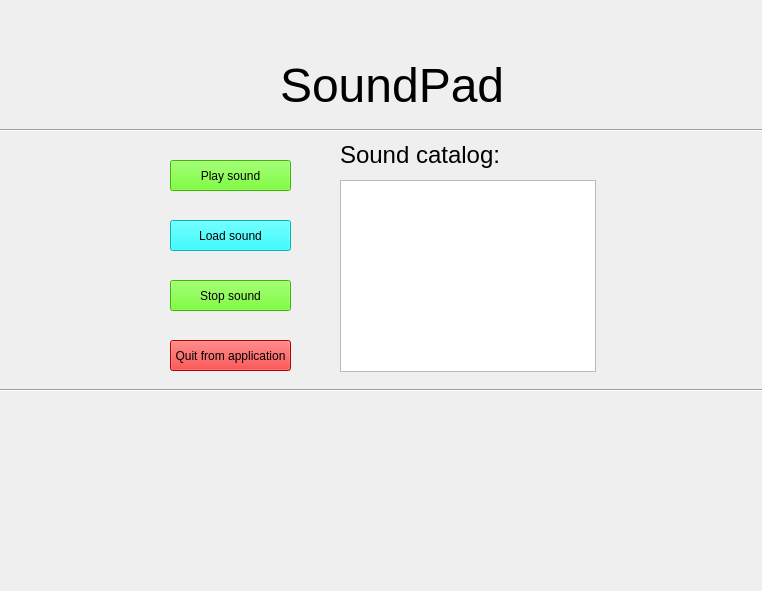
<?xml version="1.0" encoding="UTF-8"?>
<ui version="4.0">
 <class>Form</class>
 <widget class="QWidget" name="Form">
  <property name="geometry">
   <rect>
    <x>0</x>
    <y>0</y>
    <width>762</width>
    <height>591</height>
   </rect>
  </property>
  <property name="windowTitle">
   <string>Form</string>
  </property>
  <widget class="QPushButton" name="playBtn">
   <property name="geometry">
    <rect>
     <x>170</x>
     <y>160</y>
     <width>121</width>
     <height>31</height>
    </rect>
   </property>
   <property name="styleSheet">
    <string notr="true">background-color: rgb(85, 255, 0);</string>
   </property>
   <property name="text">
    <string>Play sound</string>
   </property>
  </widget>
  <widget class="QLabel" name="label">
   <property name="geometry">
    <rect>
     <x>280</x>
     <y>50</y>
     <width>221</width>
     <height>71</height>
    </rect>
   </property>
   <property name="text">
    <string>&lt;html&gt;&lt;head/&gt;&lt;body&gt;&lt;p&gt;&lt;span style=&quot; font-size:36pt;&quot;&gt;SoundPad&lt;/span&gt;&lt;/p&gt;&lt;/body&gt;&lt;/html&gt;</string>
   </property>
  </widget>
  <widget class="QPushButton" name="loadBtn">
   <property name="geometry">
    <rect>
     <x>170</x>
     <y>220</y>
     <width>121</width>
     <height>31</height>
    </rect>
   </property>
   <property name="styleSheet">
    <string notr="true">background-color: rgb(0, 255, 255);</string>
   </property>
   <property name="text">
    <string>Load sound</string>
   </property>
  </widget>
  <widget class="QPushButton" name="stopBtn">
   <property name="geometry">
    <rect>
     <x>170</x>
     <y>280</y>
     <width>121</width>
     <height>31</height>
    </rect>
   </property>
   <property name="styleSheet">
    <string notr="true">background-color: rgb(85, 255, 0);</string>
   </property>
   <property name="text">
    <string>Stop sound</string>
   </property>
  </widget>
  <widget class="Line" name="line">
   <property name="geometry">
    <rect>
     <x>-290</x>
     <y>380</y>
     <width>1491</width>
     <height>20</height>
    </rect>
   </property>
   <property name="orientation">
    <enum>Qt::Horizontal</enum>
   </property>
  </widget>
  <widget class="Line" name="line_2">
   <property name="geometry">
    <rect>
     <x>-130</x>
     <y>120</y>
     <width>1251</width>
     <height>20</height>
    </rect>
   </property>
   <property name="orientation">
    <enum>Qt::Horizontal</enum>
   </property>
  </widget>
  <widget class="QPushButton" name="quit_button">
   <property name="geometry">
    <rect>
     <x>170</x>
     <y>340</y>
     <width>121</width>
     <height>31</height>
    </rect>
   </property>
   <property name="styleSheet">
    <string notr="true">alternate-background-color: rgb(255, 0, 0);
background-color: rgb(255, 0, 0);</string>
   </property>
   <property name="text">
    <string>Quit from application</string>
   </property>
  </widget>
  <widget class="QListWidget" name="listWidget">
   <property name="geometry">
    <rect>
     <x>340</x>
     <y>180</y>
     <width>256</width>
     <height>192</height>
    </rect>
   </property>
  </widget>
  <widget class="QLabel" name="label_2">
   <property name="geometry">
    <rect>
     <x>340</x>
     <y>140</y>
     <width>191</width>
     <height>31</height>
    </rect>
   </property>
   <property name="text">
    <string>&lt;html&gt;&lt;head/&gt;&lt;body&gt;&lt;p&gt;&lt;span style=&quot; font-size:18pt;&quot;&gt;Sound catalog:&lt;/span&gt;&lt;/p&gt;&lt;/body&gt;&lt;/html&gt;</string>
   </property>
  </widget>
 </widget>
 <resources/>
 <connections/>
</ui>
